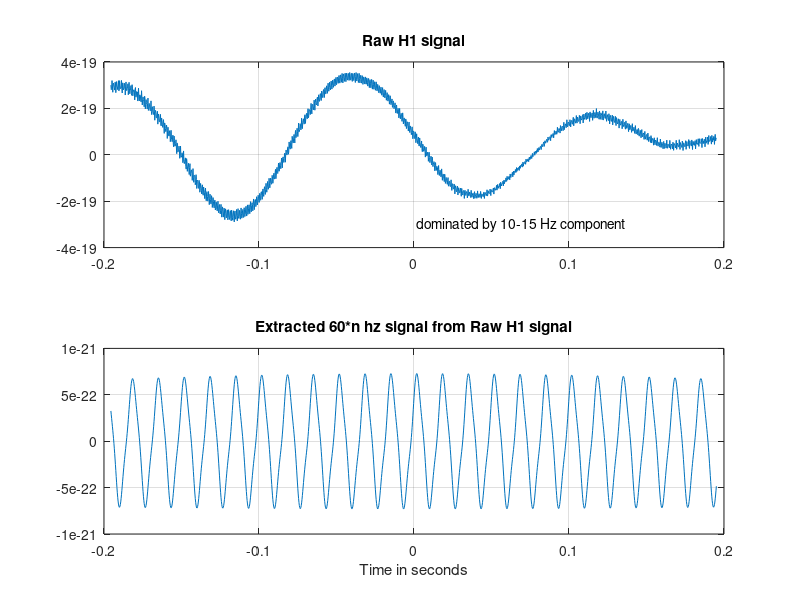

Here is the MATLAB script that generated this plot:
% Compute maximum ampitude of 60*n hz tones in H1 data

%N point FFT scaling = N/2
% Let signal x[n]= I * cos(2*pi*f1.*n/fs) + Q * sin(2*pi*f1.*n/fs)
% Discrete Fourier Transform is given by X[k]= [sum over n=0:N-1] x[n]*exp( -j*2*pi*k*n/N)
% Let f1/fs = k1/N
% X[k]= [sum over n=0:N-1] [I * cos(2*pi*k1.*n/N) + Q * sin(2*pi*k1.*n/N)] * [cos(2*pi*k*n/N) - j* sin(2*pi*k*n/N) ]
% X[k1]= (I/2) * N -j*(Q/2)*N = [I-jQ] * (N/2)

%Set test_FFT_amplitude=1 if you want to test the FFT scaling of 60*n Hz tones
test_FFT_amplitude=0;


inFile=fopen('H-H1_LOSC_4_V1-1126259446-32.txt','r');

str_1= fgets(inFile);
str_1= fgets(inFile);
str_1= fgets(inFile);

N1=65536*2; 
for count=1:N1,
  dataArray_H(count)=fscanf(inFile,'%f',1);
end

fclose(inFile);

timeArray=[0:1:N1-1]/4096;
timeArray_1=timeArray-16; %32 seconds data; -16 to +16 seconds from tevent

Fs=4096; %sampling frequency

%FFT of H1 data
fft_sig=fft(dataArray_H);

%60*n hz tones; include frequencies +- 1 Hz surrounding each tone; 
f1=60;f2=120; f3=180;
freqArray=[f1-1:f1+1 f2-1:f2+1 f3-1:f3+1];
%ampArray = abs(fft_sig(freqArray*32+1) )/(N1/2); %frequency resolution=Fs/N1 = 1/32 Hz

%FFT scaling = N/2
ampArrayCos = real(fft_sig(freqArray*32+1) )/(N1/2); 
ampArraySin = -imag(fft_sig(freqArray*32+1) )/(N1/2); 

% reconstruct 60*n hz tones from H1 data
sig_2=zeros(1,N1);
for count=1:length(ampArrayCos),
%sig_2= sig_2 + ampArray(count).* cos(2*pi.*[0:1:N1-1]*freqArray(count)/Fs) ;
sig_2= sig_2 + ampArrayCos(count).* cos(2*pi.*[0:1:N1-1]*freqArray(count)/Fs) + ampArraySin(count).* sin(2*pi.*[0:1:N1-1]*freqArray(count)/Fs) ;
end

%compute power of 60*n hz tones and power ratio
disp('Maximum value of 60*n Hz tones')
max_tones= max(abs(sig_2))


disp('Maximum value of H1 signal')
max_gw=1e-21

disp('Maximum value of Raw H1 unprocessed signal')
max_total=max(abs(dataArray_H))


%max_total/max_gw
%max_total/max_tones

%Plot
figure(1)
subplot(2,1,1)
hold off
plot(timeArray_1(65536+(-800:800)), dataArray_H(65536+(-800:800)))
grid on
title('Raw H1 signal')
text(0, -3e-19, ' dominated by 10-15 Hz component') %gtext(' dominated by 10-15 Hz component') 

%figure(2)
subplot(2,1,2)
hold off
plot(timeArray_1(65536+(-800:800)), sig_2(65536+(-800:800)))
grid on
title('Extracted 60*n hz signal from Raw H1 signal')
xlabel('Time in seconds')


%Test FFT Tone amplitudes
if test_FFT_amplitude==1,
    
%60*n hz tones; include frequencies +- 1 Hz surrounding each tone; 
f1=60;f2=120; f3=180;
freqArray=[f1 f2 f3];

% Use any desired input amplitudes
ampArrayCosIn=[1 -2 3];
ampArraySinIn=[-4 5 -6];

sig_2=zeros(1,N1);
for count=1:length(ampArrayCosIn),
  sig_2= sig_2 +   ampArrayCosIn(count).* cos(2*pi.*[0:1:N1-1]*freqArray(count)/Fs) + ampArraySinIn(count).* sin(2*pi.*[0:1:N1-1]*freqArray(count)/Fs) ;
end
dataArray_H= sig_2;

%FFT of H1 data
fft_sig=fft(dataArray_H);

%FFT scaling = N/2
ampArrayCos = real(fft_sig(freqArray*32+1) )/(N1/2); 
ampArraySin = -imag(fft_sig(freqArray*32+1) )/(N1/2); 

% reconstruct 60*n hz tones from H1 data
sig_2=zeros(1,N1);
for count=1:length(ampArrayCos),
  sig_2= sig_2 + ampArrayCos(count).* cos(2*pi.*[0:1:N1-1]*freqArray(count)/Fs) + ampArraySin(count).* sin(2*pi.*[0:1:N1-1]*freqArray(count)/Fs) ;
end

disp('Input amplitudes of 60 Hz, 120Hz, 180Hz Cosine and Sine Tones.....')
ampArrayCosIn
ampArraySinIn

disp('Output amplitudes of 60 Hz, 120Hz, 180Hz Cosine and Sine Tones.....')
ampArrayCos
ampArraySin

end

